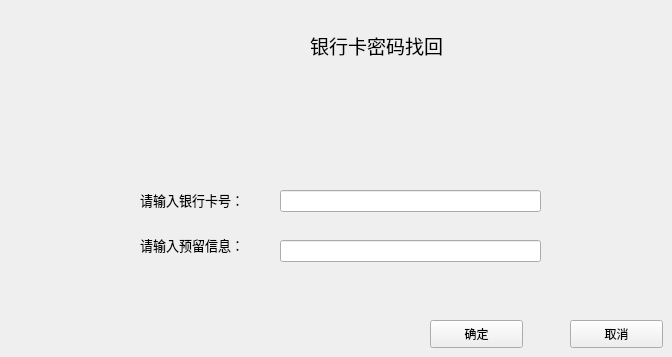
    <widget class="QWidget" name="page_16">
     <widget class="QLabel" name="label_65">
      <property name="geometry">
       <rect>
        <x>310</x>
        <y>10</y>
        <width>181</width>
        <height>71</height>
       </rect>
      </property>
      <property name="text">
       <string>&lt;html&gt;&lt;head/&gt;&lt;body&gt;&lt;p&gt;&lt;span style=&quot; font-size:14pt;&quot;&gt;银行卡密码找回&lt;/span&gt;&lt;/p&gt;&lt;/body&gt;&lt;/html&gt;</string>
      </property>
     </widget>
     <widget class="QLabel" name="label_66">
      <property name="geometry">
       <rect>
        <x>140</x>
        <y>190</y>
        <width>141</width>
        <height>21</height>
       </rect>
      </property>
      <property name="text">
       <string>&lt;html&gt;&lt;head/&gt;&lt;body&gt;&lt;p&gt;&lt;span style=&quot; font-size:10pt;&quot;&gt;请输入银行卡号：&lt;/span&gt;&lt;/p&gt;&lt;/body&gt;&lt;/html&gt;</string>
      </property>
     </widget>
     <widget class="QLabel" name="label_67">
      <property name="geometry">
       <rect>
        <x>140</x>
        <y>230</y>
        <width>141</width>
        <height>31</height>
       </rect>
      </property>
      <property name="text">
       <string>&lt;html&gt;&lt;head/&gt;&lt;body&gt;&lt;p&gt;&lt;span style=&quot; font-size:10pt;&quot;&gt;请输入预留信息：&lt;/span&gt;&lt;/p&gt;&lt;/body&gt;&lt;/html&gt;</string>
      </property>
     </widget>
     <widget class="QLineEdit" name="lineEdit_21">
      <property name="geometry">
       <rect>
        <x>280</x>
        <y>190</y>
        <width>261</width>
        <height>22</height>
       </rect>
      </property>
     </widget>
     <widget class="QLineEdit" name="lineEdit_22">
      <property name="geometry">
       <rect>
        <x>280</x>
        <y>240</y>
        <width>261</width>
        <height>22</height>
       </rect>
      </property>
     </widget>
     <widget class="QPushButton" name="pushButton_31">
      <property name="geometry">
       <rect>
        <x>430</x>
        <y>320</y>
        <width>93</width>
        <height>28</height>
       </rect>
      </property>
      <property name="text">
       <string>确定</string>
      </property>
     </widget>
     <widget class="QPushButton" name="return_tofD">
      <property name="geometry">
       <rect>
        <x>570</x>
        <y>320</y>
        <width>93</width>
        <height>28</height>
       </rect>
      </property>
      <property name="text">
       <string>取消</string>
      </property>
     </widget>
    </widget>
